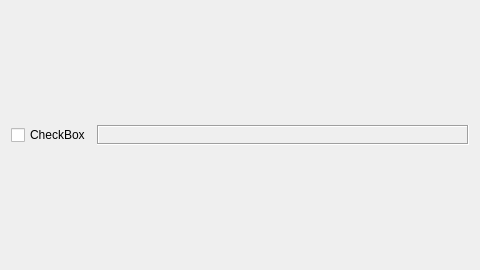
<?xml version="1.0" encoding="UTF-8"?>
<ui version="4.0">
 <class>SectForm</class>
 <widget class="QWidget" name="SectForm">
  <property name="geometry">
   <rect>
    <x>0</x>
    <y>0</y>
    <width>480</width>
    <height>270</height>
   </rect>
  </property>
  <property name="windowTitle">
   <string>Form</string>
  </property>
  <layout class="QGridLayout" name="gridLayout">
   <property name="topMargin">
    <number>1</number>
   </property>
   <property name="bottomMargin">
    <number>1</number>
   </property>
   <item row="0" column="0">
    <widget class="QCheckBox" name="checkBox">
     <property name="text">
      <string>CheckBox</string>
     </property>
    </widget>
   </item>
   <item row="0" column="1">
    <widget class="QFrame" name="contentWidget">
     <property name="sizePolicy">
      <sizepolicy hsizetype="Expanding" vsizetype="Minimum">
       <horstretch>0</horstretch>
       <verstretch>0</verstretch>
      </sizepolicy>
     </property>
     <property name="frameShape">
      <enum>QFrame::Box</enum>
     </property>
     <property name="frameShadow">
      <enum>QFrame::Sunken</enum>
     </property>
    </widget>
   </item>
  </layout>
 </widget>
 <resources/>
 <connections>
  <connection>
   <sender>checkBox</sender>
   <signal>stateChanged(int)</signal>
   <receiver>SectForm</receiver>
   <slot>callbackSectCheckBox(int)</slot>
   <hints>
    <hint type="sourcelabel">
     <x>33</x>
     <y>142</y>
    </hint>
    <hint type="destinationlabel">
     <x>50</x>
     <y>70</y>
    </hint>
   </hints>
  </connection>
 </connections>
 <slots>
  <slot>callbackSectCheckBox(int)</slot>
 </slots>
</ui>
